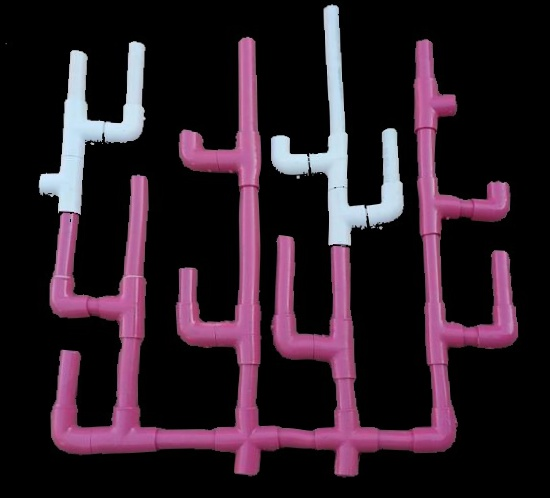
#> input picture Coral Reefs/Coral_colony_photo_1_year_ago.jpg, 550 x 498 px
$ python Ali_CoralColony.py
#> lines starting #> are read from the running program, lines starting #| are printed output that depends on the picture; after the words box and inside, x2 and y2 are one past the last pixel; in counts of white or black regions, pixels touching at a corner belong together
import numpy as np
import cv2


def load_image(old_path, new_path):
#> called with old_path = 'Coral_colony_photo_1_year_ago.jpg', new_path = 'Coral_colony_photo_today.jpg'
    img_old = cv2.imread(old_path)
#> img_old is the input picture: shape (498, 550, 3); mean B, G, R 38.2, 28.1, 43.2
    img_new = cv2.imread(new_path)
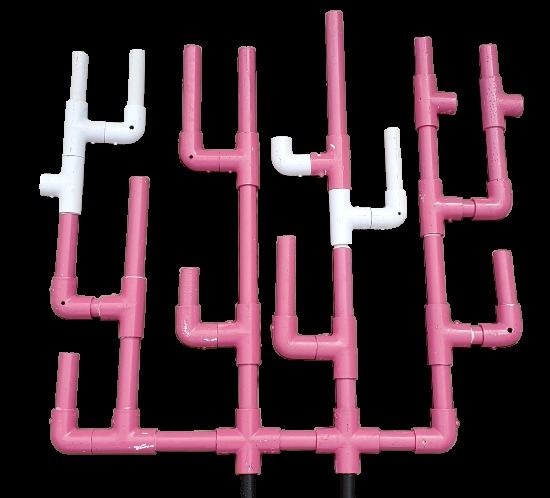
#> input picture Coral Reefs/Coral_colony_photo_today.jpg, 550 x 498 px
#> img_new is the input picture: shape (498, 550, 3); mean B, G, R 44.9, 37.1, 58.6

    return img_old, img_new


def preprocess(img):
    img = cv2.GaussianBlur(img,(5,5),0)
    img_hsv = cv2.cvtColor(img, cv2.COLOR_BGR2HSV)
#> img_hsv: shape (512, 512, 3); mean H, S, V 54.1, 58.6, 45
#> in preprocess (call 2), `img_hsv = cv2.cvtColor(img, cv2.COLOR_BGR2HSV)`: img_hsv: shape (512, 512, 3); mean H, S, V 61.3, 63.5, 59
    return img_hsv

def clean_mask(mask):

    kernel = np.ones((5,5), np.uint8)

    mask = cv2.morphologyEx(mask,cv2.MORPH_OPEN,kernel
    )

    return mask


def detect_colors(hsv):

    lower_pink = np.array([160, 100, 100])
    upper_pink = np.array([180, 255, 255])

    pink_mask = cv2.inRange(hsv, lower_pink, upper_pink)
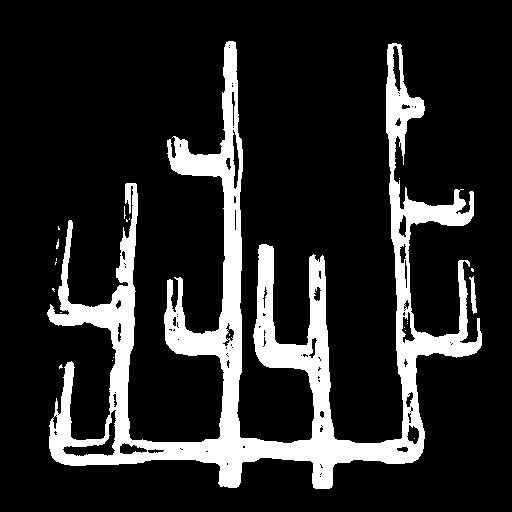
#> pink_mask: shape (512, 512); 15.4% white; 22 white regions (20 under 20 px), largest, box (x1, y1, x2, y2) and area: (47, 41, 482, 489) 40185, (469, 276, 477, 314) 154

    lower_white = np.array([0,0,180])
    upper_white = np.array([180,50,255])


    white_mask = cv2.inRange(hsv, lower_white, upper_white)
#> white_mask: shape (512, 512); 4.4% white; 3 white regions, box (x1, y1, x2, y2) and area: (288, 6, 375, 251) 5502, (37, 44, 134, 218) 5096, (253, 140, 287, 178) 831
#> in detect_colors (call 2), `pink_mask = cv2.inRange(hsv, lower_pink, upper_pink)`: pink_mask: shape (512, 512); 17.5% white; 10 white regions (2 under 20 px), largest, box (x1, y1, x2, y2) and area: (47, 40, 487, 488) 40851, (314, 13, 325, 192) 999, (298, 14, 312, 163) 947
#> in detect_colors (call 2), `white_mask = cv2.inRange(hsv, lower_white, upper_white)`: white_mask: shape (512, 512); 3.7% white; 6 white regions (3 under 20 px), largest, box (x1, y1, x2, y2) and area: (37, 51, 135, 220) 5332, (307, 131, 378, 255) 3227, (253, 140, 290, 181) 989
#> in clean_mask, `mask = cv2.morphologyEx(mask,cv2.MORPH_OPEN,kernel )`: mask: shape (512, 512); 14.5% white; 9 white regions, largest, box (x1, y1, x2, y2) and area: (48, 42, 482, 489) 35668, (386, 44, 425, 170) 1834, (236, 138, 243, 158) 105
#> in clean_mask (call 2), `mask = cv2.morphologyEx(mask,cv2.MORPH_OPEN,kernel )`: mask: shape (512, 512); 4.3% white; 4 white regions, box (x1, y1, x2, y2) and area: (288, 8, 374, 251) 5337, (38, 44, 134, 218) 4957, (253, 140, 287, 178) 831, (38, 192, 43, 197) 25
#> in clean_mask (call 3), `mask = cv2.morphologyEx(mask,cv2.MORPH_OPEN,kernel )`: mask: shape (512, 512); 16.8% white; 32 white regions, largest, box (x1, y1, x2, y2) and area: (131, 41, 476, 487) 17035, (47, 223, 136, 467) 7072, (253, 246, 366, 448) 5615
#> in clean_mask (call 4), `mask = cv2.morphologyEx(mask,cv2.MORPH_OPEN,kernel )`: mask: shape (512, 512); 3.6% white; 3 white regions, box (x1, y1, x2, y2) and area: (37, 51, 135, 219) 5322, (307, 131, 378, 255) 3217, (253, 141, 290, 179) 982

    return pink_mask, white_mask

def dilate_mask(mask):
    kernel = np.ones((9,9), np.uint8)
    mask = cv2.dilate(mask,kernel,iterations=1)
#> mask: shape (512, 512); 23.8% white; 2 white regions, box (x1, y1, x2, y2) and area: (44, 38, 486, 493) 58979, (382, 40, 429, 174) 3349
#> in dilate_mask (call 2), `mask = cv2.dilate(mask,kernel,iterations=1)`: mask: shape (512, 512); 30.7% white; 2 white regions, box (x1, y1, x2, y2) and area: (43, 37, 490, 491) 75387, (287, 11, 329, 197) 5098
    return mask

def compare_corals(old_pink, old_white, new_pink, new_white):
    kernel = np.ones((9,9), np.uint8)
    old_pink_expand = cv2.dilate(old_pink, kernel)
#> old_pink_expand: shape (512, 512); 31.9% white; 1 white region, box (x1, y1, x2, y2) and area: (40, 34, 490, 497) 83649
    new_pink_expand = cv2.dilate(new_pink, kernel)
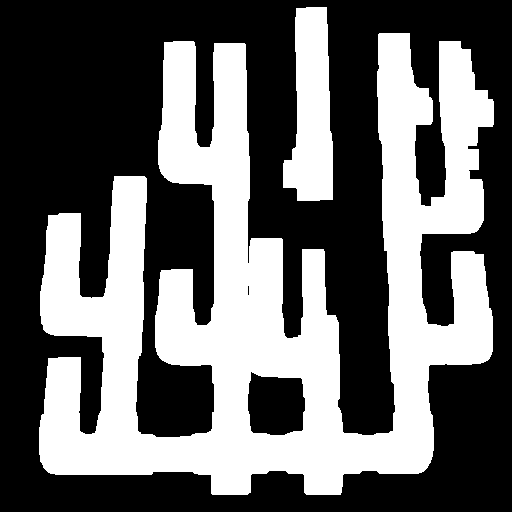
#> new_pink_expand: shape (512, 512); 40.2% white; 2 white regions, box (x1, y1, x2, y2) and area: (39, 33, 494, 495) 98253, (283, 7, 333, 201) 7010
    growth = cv2.subtract(new_pink,old_pink_expand)
#> growth: shape (512, 512); 5.1% white; 18 white regions (4 under 20 px), largest, box (x1, y1, x2, y2) and area: (287, 11, 329, 197) 5098, (443, 45, 490, 182) 3643, (162, 45, 192, 150) 2168
    damage = cv2.subtract(old_pink,new_pink_expand)
#> damage: shape (512, 512); 0.15% white; 3 white regions, box (x1, y1, x2, y2) and area: (325, 256, 330, 315) 246, (421, 198, 431, 206) 71, (226, 38, 240, 43) 70
    bleaching = cv2.bitwise_and(old_pink,new_white)
#> bleaching: shape (512, 512); 0.01% white; 2 white regions (1 under 20 px), largest, box (x1, y1, x2, y2) and area: (312, 252, 319, 255) 21
    recovery = cv2.bitwise_and(old_white,new_pink)
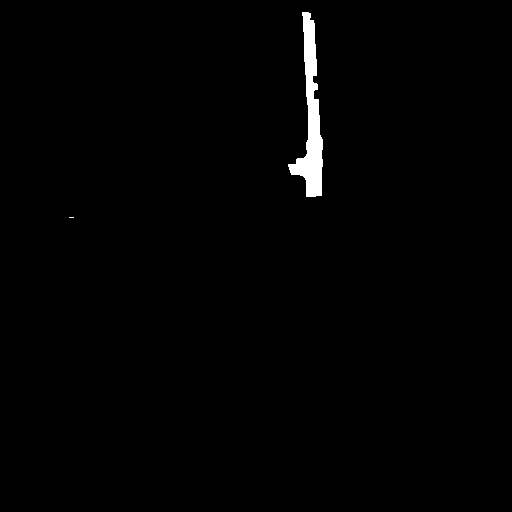
#> recovery: shape (512, 512); 0.99% white; 2 white regions (1 under 20 px)
    return growth, damage, bleaching, recovery


def draw_boxes(image,mask,color):
#> called with color = (0, 255, 0)
    contours,_=cv2.findContours(mask,cv2.RETR_EXTERNAL,cv2.CHAIN_APPROX_SIMPLE)
#> contours = 18 contours, 5 with area under 20; largest, box (x1, y1, x2, y2) and area: (287, 11, 329, 197) 4878, (443, 45, 490, 182) 3439, (162, 45, 192, 150) 2040, (471, 258, 489, 329) 599, (44, 219, 60, 301) 372
    for c in contours:
        area=cv2.contourArea(c)
        if area>350:
            x,y,w,h=cv2.boundingRect(c)
            cv2.rectangle(image,(x,y),(x+w,y+h),color,2)
#> this loop made 18 passes
#> (area, x, y, w, h) on passes 5, 8, 15, 16, 18: (599, 471, 258, 18, 71), (372.5, 44, 219, 16, 82), (3439, 443, 45, 47, 137), (2039.5, 162, 45, 30, 105), (4878.5, 287, 11, 42, 186)
#> area on passes 3, 4, 6, 9, 10, 13: 144.5, 131.5, 74.5, 130, 140.5, 251.5
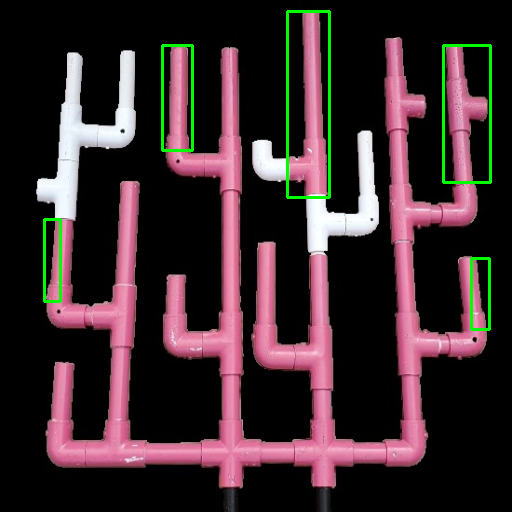
#> image: shape (512, 512, 3); mean B, G, R 44.3, 40.8, 57.8
    return image


old_img,new_img = load_image(
    'Coral_colony_photo_1_year_ago.jpg',
    'Coral_colony_photo_today.jpg'
)

old_img = cv2.resize(old_img,(512,512))
new_img = cv2.resize(new_img,(512,512))


result = new_img.copy()

old_hsv = preprocess(old_img)
new_hsv = preprocess(new_img)

old_pink_mask,old_white_mask = detect_colors(old_hsv)
new_pink_mask,new_white_mask = detect_colors(new_hsv)


old_pink_mask = clean_mask(old_pink_mask)
old_white_mask = clean_mask(old_white_mask)
new_pink_mask = clean_mask(new_pink_mask)
new_white_mask = clean_mask(new_white_mask)

old_pink_mask = dilate_mask(old_pink_mask)
new_pink_mask = dilate_mask(new_pink_mask)


growth,damage,bleaching,recovery=compare_corals(old_pink_mask,old_white_mask,new_pink_mask,new_white_mask)
GREEN =(0,255,0)
YELLOW=(0,255,255)
RED=(0,0,255)
BLUE=(255,0,0)


result = draw_boxes(result,growth,GREEN)
result = draw_boxes(result,damage,YELLOW)
#> in draw_boxes (call 2), `contours,_=cv2.findContours(mask,cv2.RETR_EXTERNAL,cv2.CHAIN_APPROX_SI..`: contours = 3 contours; box (x1, y1, x2, y2) and area: (325, 256, 330, 315) 184, (421, 198, 431, 206) 56, (226, 38, 240, 43) 52
#> the loop in draw_boxes (call 2), `for c in contours:` made 3 passes
#> area on passes 1 to 2: 184.5, 55.5
#> (c, area) on pass 3: ([[226, 38], [226, 42], [239, 42], [239, 38]], 52)
result = draw_boxes(result,bleaching,RED)
#> in draw_boxes (call 3), `contours,_=cv2.findContours(mask,cv2.RETR_EXTERNAL,cv2.CHAIN_APPROX_SI..`: contours = 2 contours, all with area under 20
result = draw_boxes(result,recovery,BLUE)
#> call 4 of draw_boxes, with color = (255, 0, 0)
#> in draw_boxes (call 4), `contours,_=cv2.findContours(mask,cv2.RETR_EXTERNAL,cv2.CHAIN_APPROX_SI..`: contours = 2 contours, 1 with area under 20; largest, box (x1, y1, x2, y2) and area: (288, 12, 323, 197) 2380
#> the loop in draw_boxes (call 4), `for c in contours:` made 2 passes
#> (area, x, y, w, h) on pass 2: (2380, 288, 12, 35, 185)
#> after the loop in draw_boxes (call 4), `for c in contours:`:
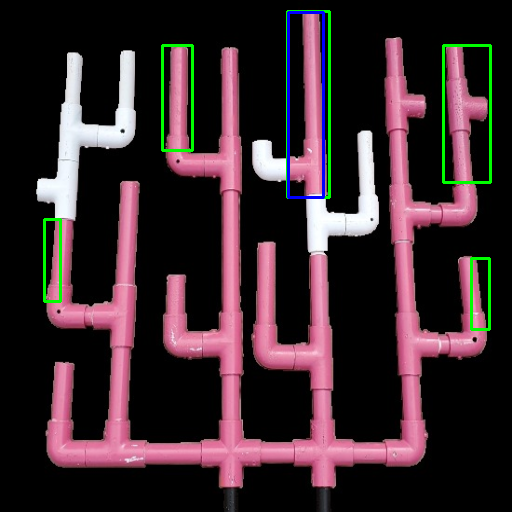
#> image: shape (512, 512, 3); 0.5% of pixels changed, all inside (x1, y1, x2, y2) = (287, 11, 325, 199)

cv2.imshow("Coral Changes", result)

cv2.imshow("Old Pink", old_pink_mask)
cv2.imshow("New Pink", new_pink_mask)

cv2.imshow("Old White", old_white_mask)
cv2.imshow("New White", new_white_mask)

overlay = cv2.addWeighted(
    old_img,
    0.5,
    new_img,
    0.5,
    0
)
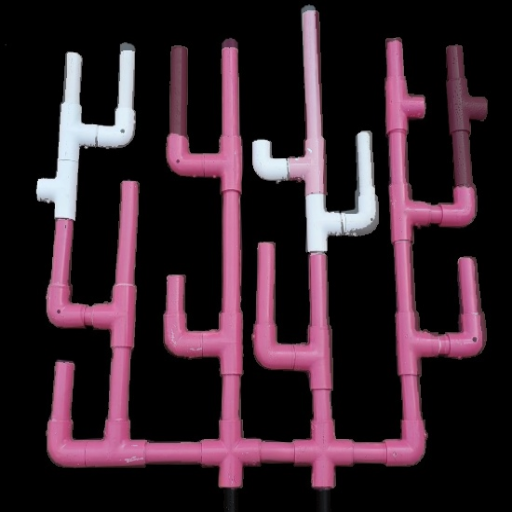
#> overlay: shape (512, 512, 3); mean B, G, R 41.5, 32.5, 50.8

cv2.imshow("Alignment Check", overlay)

cv2.waitKey(0)
cv2.destroyAllWindows()
